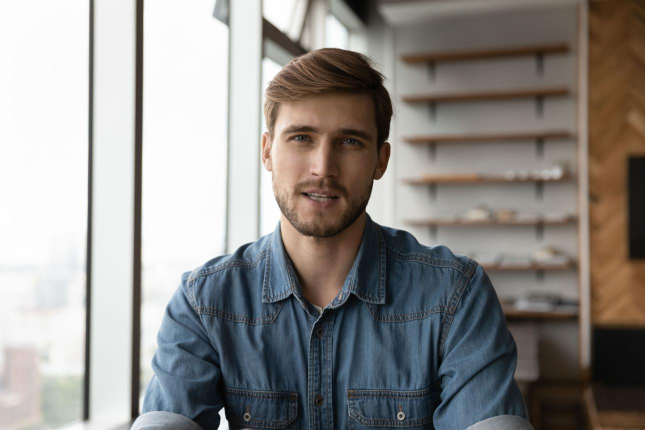
#> input picture tests/assets/single_frontal_face.jpg, 1290 x 860 px (shown at 1/2 size); its folder holds 5 pictures in this run
$ python make_sample_videos.py
#> lines starting #> are read from the running program, lines starting #| are printed output that depends on the picture
"""Generate deterministic Phase 2 test fixtures under tests/sample_videos/.

Run:  python tests/make_sample_videos.py

Produces five short, fully deterministic MP4 fixtures (no randomness, no
network, no downloads) for TESTING.md section 2:

  test_faces_basic.mp4  - one clear frontal face (tests/assets/single_frontal_face.jpg)
  test_faces_multi.mp4  - multiple visible faces (tests/assets/multiple_faces.jpg)
  test_pii_text.mp4     - mock dashboard with planted PII + audio track
  test_mixed.mp4        - face + static PII + scrolling PII (ISSUE-003) + audio track
  test_zones.mp4        - mock app with one static panel at fixed pixel coords

Video frames are drawn with OpenCV. Audio (a deterministic sine tone) is added
only to the two fixtures that need it, muxed in with the existing imageio-ffmpeg
dependency. All planted PII uses reserved/documentation values — nothing real.

These MP4s are intentionally git-ignored (tests/sample_videos/*.mp4); regenerate
them with this script rather than committing the binaries.
"""

import os
import subprocess
import tempfile

import cv2
import numpy as np
import imageio_ffmpeg

# --- fixed parameters (deterministic; modest size) ---------------------------
W, H = 960, 540          # 16:9, legible for OCR, faces stay a usable size
FPS = 10
SECONDS = 6
N_FRAMES = FPS * SECONDS  # 60

HERE = os.path.dirname(os.path.abspath(__file__))
ASSETS = os.path.join(HERE, "assets")
OUT = os.path.join(HERE, "sample_videos")

# Planted PII (reserved / documentation values only — NOT real data).
PII_EMAIL = "john.doe@example.com"
PII_PHONE = "9876543210"
PII_IP = "192.168.1.105"
PII_CARD = "4111 1111 1111 1111"

FONT = cv2.FONT_HERSHEY_SIMPLEX


# --- small drawing / IO helpers ----------------------------------------------
def _fit_into(dst, img, x, y, w, h):
    """Resize img preserving aspect ratio and paste centered into dst[y:y+h, x:x+w]."""
    ih, iw = img.shape[:2]
    scale = min(w / iw, h / ih)
    nw, nh = max(1, int(iw * scale)), max(1, int(ih * scale))
    resized = cv2.resize(img, (nw, nh), interpolation=cv2.INTER_AREA)
    ox = x + (w - nw) // 2
    oy = y + (h - nh) // 2
    dst[oy:oy + nh, ox:ox + nw] = resized


def _load_asset(name):
    path = os.path.join(ASSETS, name)
    img = cv2.imread(path)
    if img is None:
        raise FileNotFoundError(f"required asset missing: {path}")
    return img


def _text(frame, s, org, scale=0.8, color=(20, 20, 20), thick=2):
    cv2.putText(frame, s, org, FONT, scale, color, thick, cv2.LINE_AA)


def _write_video(path, frame_fn, n=N_FRAMES, fps=FPS, size=(W, H)):
    fourcc = cv2.VideoWriter_fourcc(*"mp4v")
    vw = cv2.VideoWriter(path, fourcc, fps, size)
    if not vw.isOpened():
        raise RuntimeError(f"could not open VideoWriter for {path!r}")
    try:
        for i in range(n):
            vw.write(frame_fn(i))
    finally:
        vw.release()


def _add_sine_audio(video_path, freq=440, n=N_FRAMES, fps=FPS):
    """Mux a deterministic sine tone into video_path in place (video copied, audio AAC)."""
    ffmpeg = imageio_ffmpeg.get_ffmpeg_exe()
    duration = n / fps
    fd, tmp = tempfile.mkstemp(prefix="pixelveil_fixaudio_", suffix=".mp4", dir=OUT)
    os.close(fd)
    args = [
        ffmpeg, "-y", "-nostdin", "-loglevel", "error",
        "-i", video_path,
        "-f", "lavfi", "-t", f"{duration}",
        "-i", f"sine=frequency={freq}:sample_rate=44100",
        "-map", "0:v:0", "-map", "1:a:0",
        "-c:v", "copy", "-c:a", "aac", "-shortest",
        tmp,
    ]
    result = subprocess.run(args, capture_output=True, text=True)
    if result.returncode != 0:
        if os.path.exists(tmp):
            os.remove(tmp)
        raise RuntimeError(f"ffmpeg audio mux failed: {result.stderr.strip()}")
    os.replace(tmp, video_path)


# --- reusable mock-UI backgrounds --------------------------------------------
def _dashboard_bg():
    """Light 'admin dashboard' chrome shared by the PII fixture (static)."""
    f = np.full((H, W, 3), 240, np.uint8)
    cv2.rectangle(f, (0, 0), (W, 56), (90, 60, 40), -1)          # top bar
    _text(f, "Acme Admin  -  Customer Record", (20, 38), 0.9, (255, 255, 255), 2)
    cv2.rectangle(f, (40, 90), (W - 40, H - 40), (255, 255, 255), -1)  # card panel
    cv2.rectangle(f, (40, 90), (W - 40, H - 40), (200, 200, 200), 2)
    return f


def _pii_dashboard_frame(_i):
    f = _dashboard_bg()
    rows = [
        ("Name:", "John Doe"),
        ("Email:", PII_EMAIL),
        ("Phone:", PII_PHONE),
        ("IP Address:", PII_IP),
        ("Card:", PII_CARD),
    ]
    y = 150
    for label, value in rows:
        _text(f, label, (70, y), 0.8, (110, 110, 110), 2)
        _text(f, value, (320, y), 0.8, (20, 20, 20), 2)
        y += 62
    return f


def _mixed_frame(face_img):
    def frame_fn(i):
        f = np.full((H, W, 3), 235, np.uint8)
        cv2.rectangle(f, (0, 0), (W, 46), (70, 70, 70), -1)
        _text(f, "Support Session Recording", (16, 32), 0.8, (255, 255, 255), 2)
        # left: a real face (static)
        _fit_into(f, face_img, 20, 70, 380, 300)
        _text(f, "Caller", (20, 400), 0.7, (40, 40, 40), 2)
        # right: static PII panel
        cv2.rectangle(f, (430, 70), (W - 20, 300), (255, 255, 255), -1)
        cv2.rectangle(f, (430, 70), (W - 20, 300), (190, 190, 190), 2)
        _text(f, "Email: " + PII_EMAIL, (450, 120), 0.7, (20, 20, 20), 2)
        _text(f, "Phone: " + PII_PHONE, (450, 170), 0.7, (20, 20, 20), 2)
        # bottom: scrolling PII ticker (moves each frame -> ISSUE-003)
        ticker = f"CARD {PII_CARD}    IP {PII_IP}    "
        (tw, _), _ = cv2.getTextSize(ticker, FONT, 0.9, 2)
        speed = 12
        x = W - (i * speed) % (W + tw)
        cv2.rectangle(f, (0, H - 60), (W, H), (30, 30, 30), -1)
        _text(f, ticker, (x, H - 20), 0.9, (0, 230, 120), 2)
        return f
    return frame_fn


def _zones_frame(i):
    """Mock app whose left sidebar panel is fixed at identical pixel coords every frame."""
    f = np.full((H, W, 3), 245, np.uint8)
    cv2.rectangle(f, (0, 0), (W, 46), (60, 90, 120), -1)
    _text(f, "CRM Workspace", (16, 32), 0.8, (255, 255, 255), 2)

    # STATIC ZONE: same rectangle every frame (coords never depend on i).
    ZX, ZY, ZW, ZH = 20, 70, 260, 430
    cv2.rectangle(f, (ZX, ZY), (ZX + ZW, ZY + ZH), (210, 225, 235), -1)
    cv2.rectangle(f, (ZX, ZY), (ZX + ZW, ZY + ZH), (150, 170, 185), 2)
    _text(f, "CRM SIDEBAR", (ZX + 16, ZY + 40), 0.7, (30, 30, 30), 2)
    _text(f, "(static zone)", (ZX + 16, ZY + 74), 0.6, (90, 90, 90), 2)

    # Moving content OUTSIDE the zone, to prove the panel stays put while the
    # rest of the frame changes over time.
    _text(f, f"Ticket #{1000 + i}", (320, 140), 0.9, (20, 20, 20), 2)
    cx = 320 + (i * 9) % 560
    cv2.circle(f, (cx, 300), 26, (0, 140, 220), -1)
    return f


# --- build one fixture at a time ---------------------------------------------
def _build_static_image_video(path, asset_name):
    img = _load_asset(asset_name)
    frame = np.zeros((H, W, 3), np.uint8)
    _fit_into(frame, img, 0, 0, W, H)
    _write_video(path, lambda _i: frame.copy())


def build_all():
    os.makedirs(OUT, exist_ok=True)

    p_basic = os.path.join(OUT, "test_faces_basic.mp4")
    _build_static_image_video(p_basic, "single_frontal_face.jpg")
#> in _load_asset, img is the input picture: shape (860, 1290, 3); mean B, G, R 137.3, 140.4, 143.5
#> in _fit_into, `resized = cv2.resize(img, (nw, nh), interpolation=cv2.INTER_AREA)`:
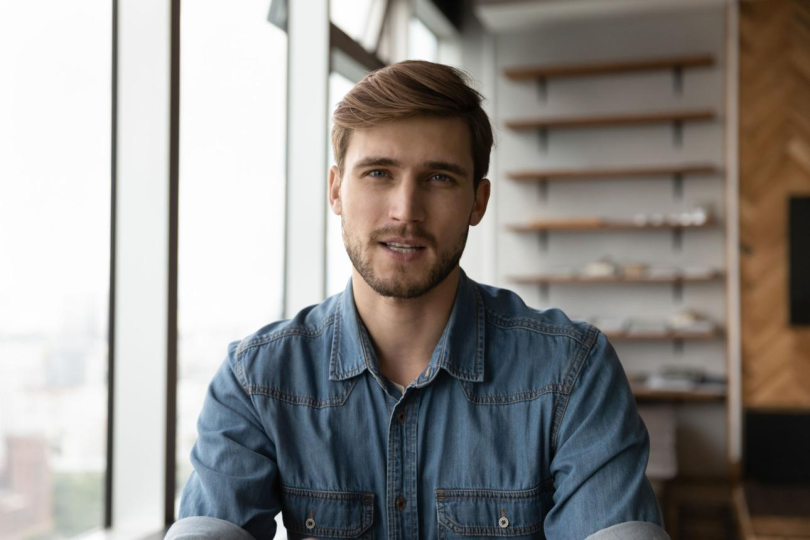
#> resized: shape (540, 810, 3); mean B, G, R 137.3, 140.4, 143.5
#> in _fit_into, `dst[oy:oy + nh, ox:ox + nw] = resized`:
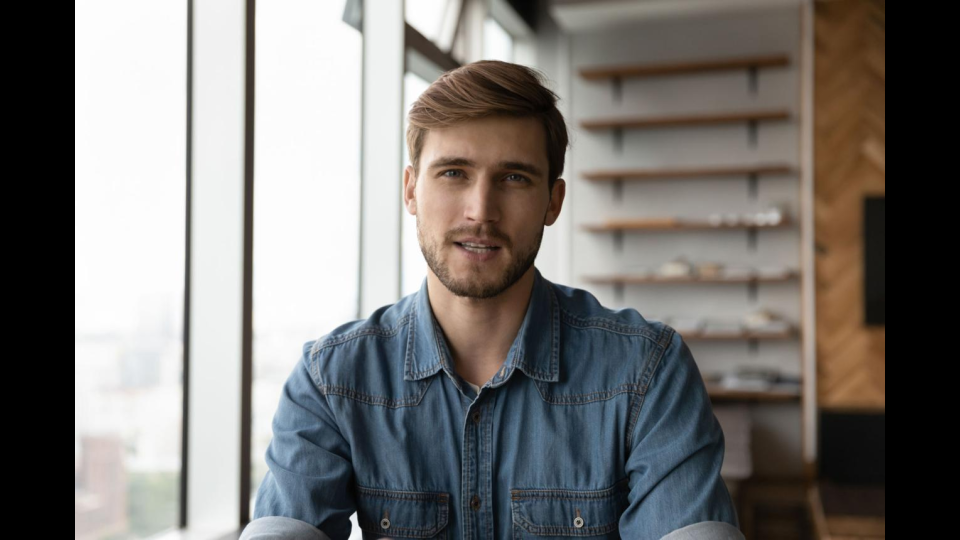
#> dst: shape (540, 960, 3); mean B, G, R 115.9, 118.4, 121.1

    p_multi = os.path.join(OUT, "test_faces_multi.mp4")
    _build_static_image_video(p_multi, "multiple_faces.jpg")
#> call 2 of _load_asset, with name = 'multiple_faces.jpg'
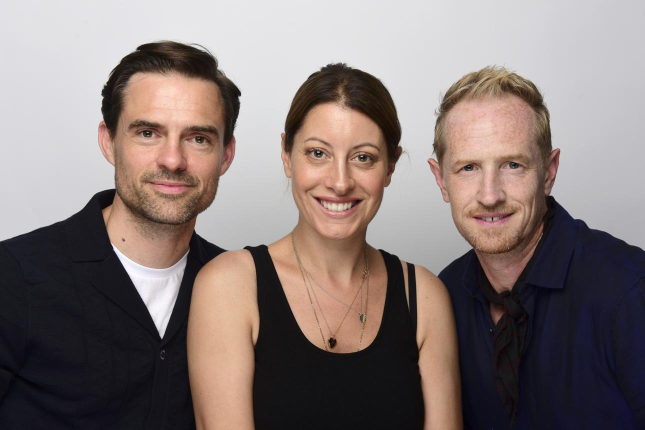
#> input picture tests/assets/multiple_faces.jpg, 1289 x 860 px (shown at 1/2 size)
#> in _load_asset, img is the input picture: shape (860, 1289, 3); mean B, G, R 119.3, 121.7, 134.3
#> call 2 of _fit_into, with x = 0, y = 0, w = 960, h = 540
#> in _fit_into (call 2), `resized = cv2.resize(img, (nw, nh), interpolation=cv2.INTER_AREA)`:
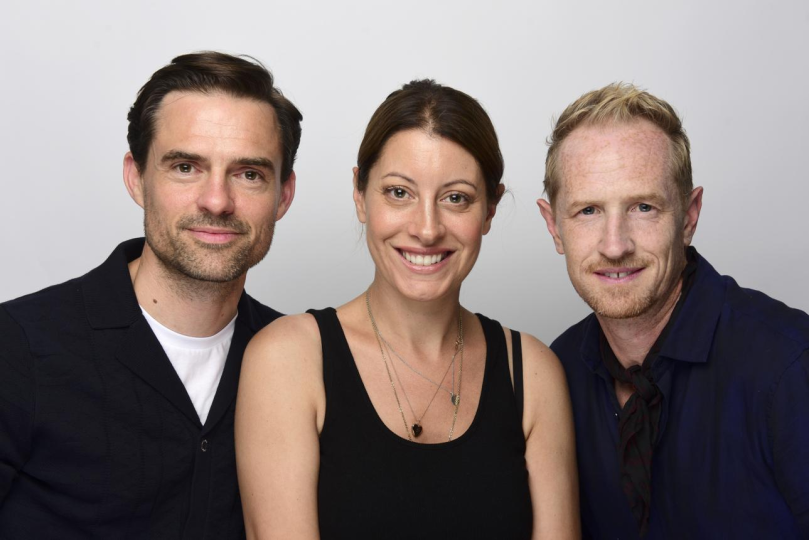
#> resized: shape (540, 809, 3); mean B, G, R 119.3, 121.7, 134.3
#> in _fit_into (call 2), `dst[oy:oy + nh, ox:ox + nw] = resized`:
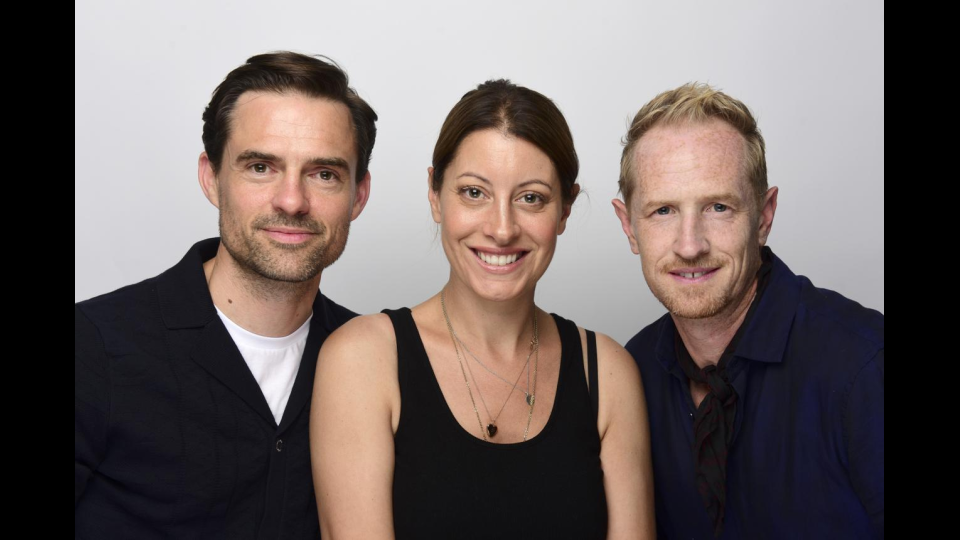
#> dst: shape (540, 960, 3); mean B, G, R 100.5, 102.5, 113.2

    p_pii = os.path.join(OUT, "test_pii_text.mp4")
    _write_video(p_pii, _pii_dashboard_frame)
    _add_sine_audio(p_pii, freq=440)

    p_mixed = os.path.join(OUT, "test_mixed.mp4")
    face = _load_asset("single_frontal_face.jpg")
    _write_video(p_mixed, _mixed_frame(face))
    _add_sine_audio(p_mixed, freq=330)

    p_zones = os.path.join(OUT, "test_zones.mp4")
    _write_video(p_zones, _zones_frame)

    return [p_basic, p_multi, p_pii, p_mixed, p_zones]


# --- verification / reporting ------------------------------------------------
def _has_audio(path):
    ffmpeg = imageio_ffmpeg.get_ffmpeg_exe()
    result = subprocess.run(
        [ffmpeg, "-hide_banner", "-i", path],
        capture_output=True, text=True,
    )
    return "Audio:" in result.stderr


def probe(path):
    cap = cv2.VideoCapture(path)
    ok = cap.isOpened()
    w = int(cap.get(cv2.CAP_PROP_FRAME_WIDTH))
    h = int(cap.get(cv2.CAP_PROP_FRAME_HEIGHT))
    fps = cap.get(cv2.CAP_PROP_FPS)
    frames = int(cap.get(cv2.CAP_PROP_FRAME_COUNT))
    cap.release()
    duration = frames / fps if fps else 0.0
    return {
        "openable": ok,
        "resolution": f"{w}x{h}",
        "fps": round(fps, 2),
        "frames": frames,
        "duration_s": round(duration, 2),
        "size_kb": round(os.path.getsize(path) / 1024, 1),
        "audio": _has_audio(path),
    }


def main():
    paths = build_all()
#> (the call stopped at in _add_sine_audio, `ffmpeg = imageio_ffmpeg.get_ffmpeg_exe()`: imageio_ffmpeg is not available in this run)
#> (the call stopped at in _add_sine_audio, `ffmpeg = imageio_ffmpeg.get_ffmpeg_exe()`: imageio_ffmpeg is not available in this run)
    print(f"{'file':28} {'res':>9} {'fps':>5} {'frames':>7} "
          f"{'dur(s)':>7} {'size(KB)':>9} {'audio':>6}")
    for p in paths:
        m = probe(p)
        print(f"{os.path.basename(p):28} {m['resolution']:>9} {m['fps']:>5} "
              f"{m['frames']:>7} {m['duration_s']:>7} {m['size_kb']:>9} "
              f"{'yes' if m['audio'] else 'no':>6}")


if __name__ == "__main__":
#> (the run stopped early here; a loop or call above may not have finished)
